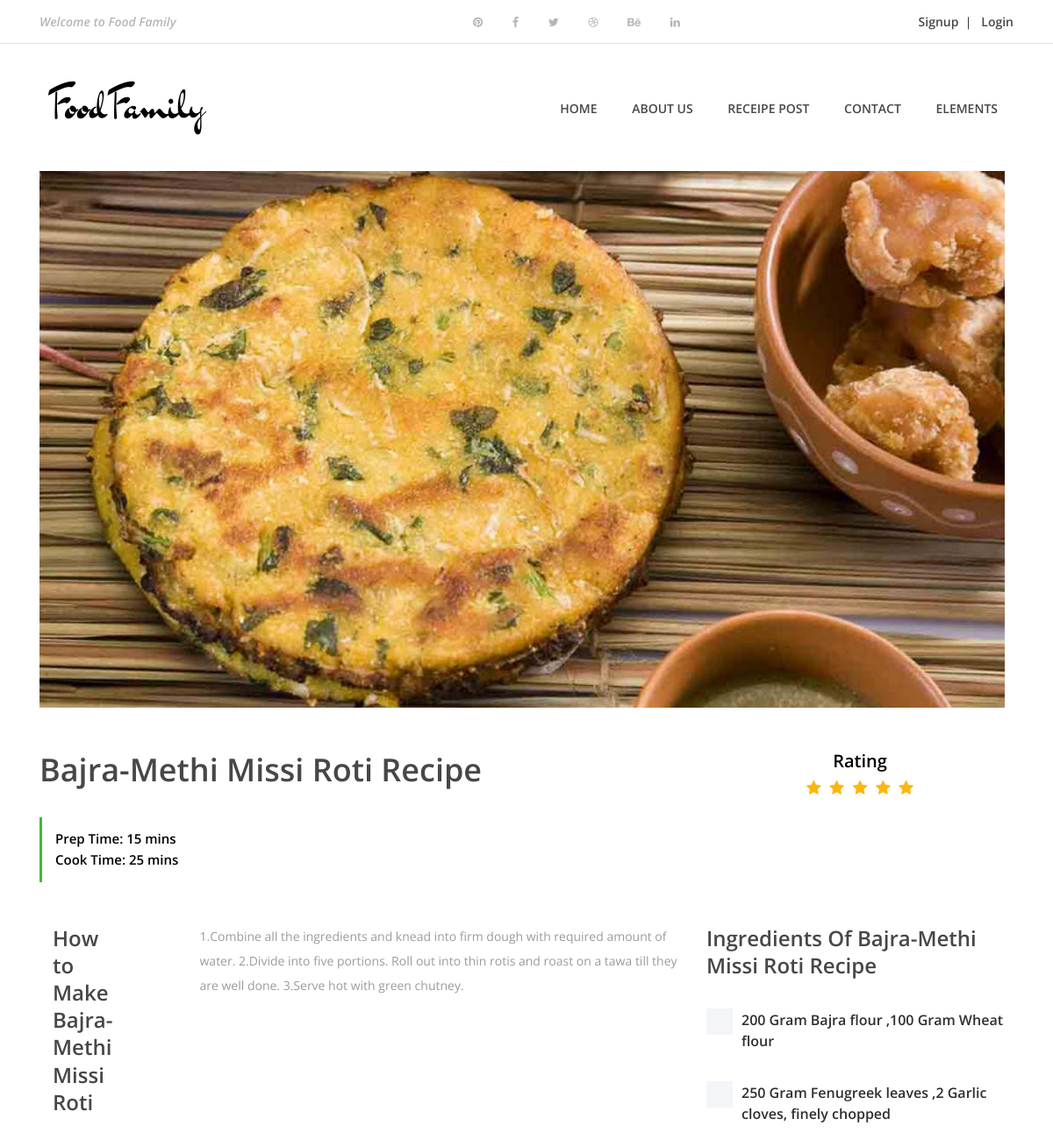
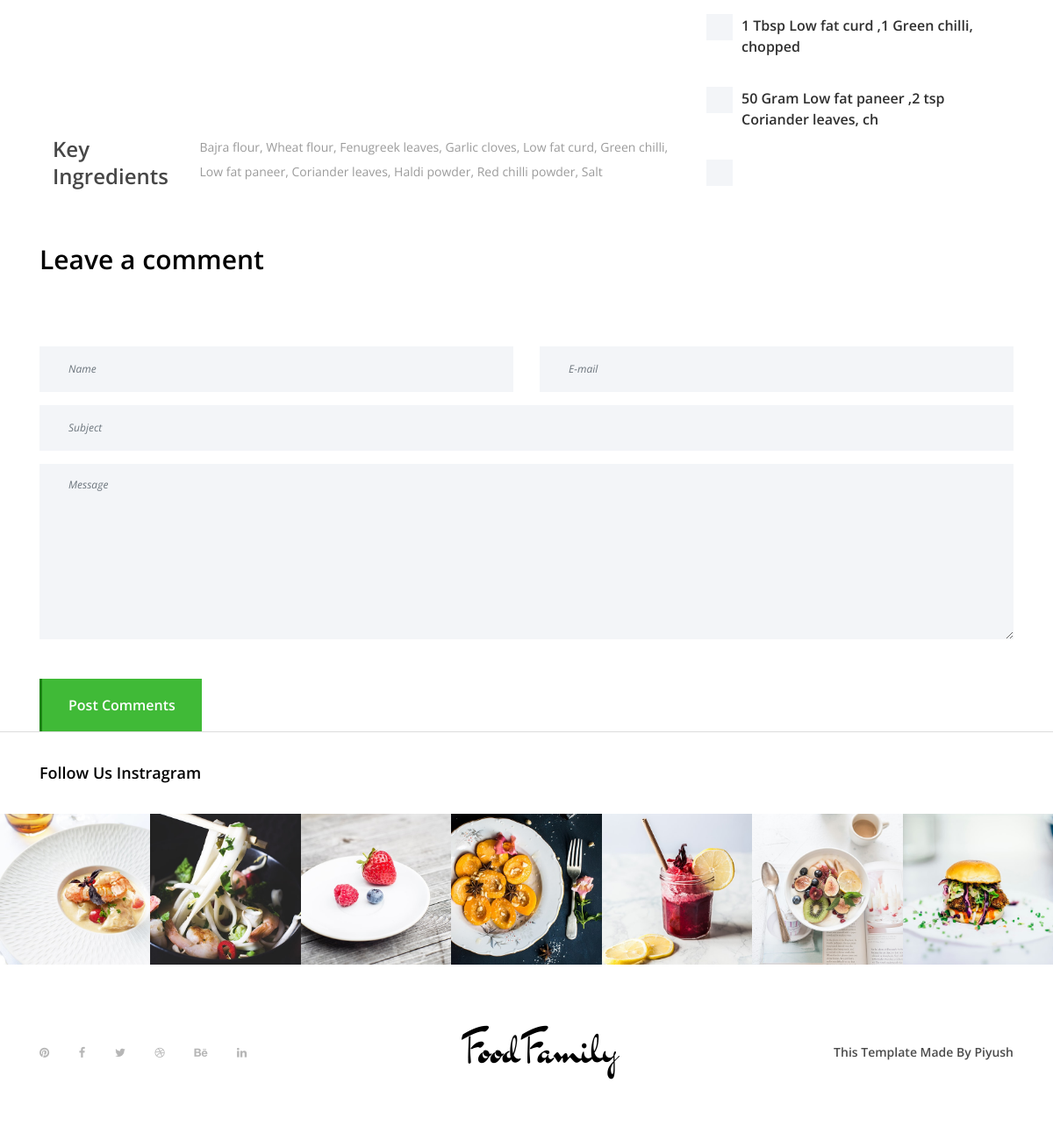
Page /Recipes/receipe-post/1/ on the committed database (2 pictures, top to bottom).
### Recipes/models.py (models this page shows)
class recipes(models.Model):
    Date= models.CharField(max_length=40)
    Recipe_name= models.CharField(max_length=200)
    Recipe_image = models.ImageField(upload_to='media',null=True,blank=True)
    content_image = models.ImageField(upload_to='media',null=True,blank=True)
    Prep_time = models.CharField(max_length=40,default=1)
    Cook_time = models.CharField(max_length=40,default=1)
    Heading_first = models.CharField(max_length=100,default=1,blank=True)
    content_first = models.TextField(max_length=300,default=1,blank=True)
    Heading_second = models.CharField(max_length=100,default=1,blank=True)
    content_second = models.TextField(max_length=300,default=1,blank=True)
    Heading_third = models.CharField(max_length=100,default=1,blank=True)
    content_third = models.TextField(max_length=300,default=1,blank=True)
    Key_Ingredients = models.TextField(max_length=300,default=1,blank=True)
    Ingredients_content_one = models.TextField(max_length=200,default=1,blank=True)
    Ingredients_content_two = models.TextField(max_length=200,default=1,blank=True)
    Ingredients_content_three = models.TextField(max_length=200,default=1,blank=True)
    Ingredients_content_four = models.TextField(max_length=200,default=1,blank=True)
    Ingredients_content_five = models.TextField(max_length=200,default=1,blank=True)

### Recipes/views.py (the view)
# urls.py: path('receipe-post/<int:receipepost_id>/',views.details,name='details'),
def details(request,receipepost_id):
	details_page = get_object_or_404(recipes,pk=receipepost_id)
	return render(request,'details.html',{'detail':details_page})

### Recipes/Templates/details.html (shortened to what this page needs)
 <!DOCTYPE html>
<html lang="en">
<head>
    {% load staticfiles %}
    {% load staticfiles %}
<link rel='stylesheet' href="{% static 'style.css' %}">
</head>
<body>
    <header class="header-area">
        <div class="top-header-area">
            <div class="container h-100">
                <div class="row h-100 align-items-center justify-content-between">
                    <div class="col-12 col-sm-4">
                        <div class="breaking-news">
                            <div id="breakingNewsTicker" class="ticker">
                                <ul>
                                    <li><a href="#">Welcome to Food Family</a></li>
                                </ul>
                            </div>
                        </div>
                    </div>
                    <div class="col-12 col-sm-4">
                        <div class="top-social-info text-right">
                            <a href="#"><i class="fa fa-pinterest" aria-hidden="true"></i></a>
                            <a href="#"><i class="fa fa-facebook" aria-hidden="true"></i></a>
                            <a href="#"><i class="fa fa-twitter" aria-hidden="true"></i></a>
                            <a href="#"><i class="fa fa-dribbble" aria-hidden="true"></i></a>
                            <a href="#"><i class="fa fa-behance" aria-hidden="true"></i></a>
                            <a href="#"><i class="fa fa-linkedin" aria-hidden="true"></i></a>
                        </div>
                    </div>
                    <div class="col-12 col-sm-4 pull-right" style="text-align: right;">
                        <ul style="display: inline;">
                        {% if user.is_authenticated %}
                            <li><h6 style="margin-top: 3px">Welcome,&nbsp{{user.first_name}}</h6>&nbsp
                            <a href="{% url 'logout' %}">Logout</a></li>
                        {% else %}
                         <li><a href="{% url 'signup' %}">Signup</a><span>&nbsp&nbsp|&nbsp&nbsp&nbsp</span><a href="{% url 'login' %}">Login</a></li>
                         {% endif %}
                         </ul>
                    </div>
                </div>
            </div>
        </div>
        <div class="FoodFamily-main-menu">
            <div class="classy-nav-container breakpoint-off">
                <div class="container">
                    <nav class="classy-navbar justify-content-between" id="FoodFamilyNav">
                        <a class="nav-brand" href="{% url 'index' %}"><img src="{% static 'img/core-img/logo1.png'%}" alt=""></a>
                        <div class="classy-menu">
                            <div class="classynav">
                                <ul>
                                            <li><a href="{% url 'index' %}">Home</a></li>
                                            <li><a href="{% url 'aboutus' %}">About Us</a></li>
                                            <li><a href="{% url 'recipepost' %}">Receipe Post</a></li>
                                            <li><a href="{% url 'contact' %}">Contact</a></li>
                                            <li><a href="{% url 'elements' %}">Elements</a></li>
                                </ul>
                        </div>
                    </nav>
                </div>
            </div>
        </div>
    </header>
        <div class="container">
            <div class="row">
                <div class="col-12">
                        <img style="width:1100px;" src="{{detail.Recipe_image.url }}" alt="">
                     </div>
                </div>
            </div>
        <div class="receipe-content-area">
            <div class="container">
                <div class="row">
                    <div class="col-12 col-md-8">
                        <div class="receipe-headline my-5">
                            <h2>{{detail.Recipe_name}}</h2>
                            <div class="receipe-duration">
                                <h6>Prep Time: {{detail.Prep_time}}</h6>
                                <h6>Cook Time: {{detail.Cook_time}}</h6>
                            </div>
                        </div>
                    </div>
                    <div class="col-12 col-md-4">
                        <div class="receipe-ratings text-right my-5">
                            <center><h5>Rating</h5></center>
                            <center><div class="ratings">
                                <i class="fa fa-star" aria-hidden="true"></i>
                                <i class="fa fa-star" aria-hidden="true"></i>
                                <i class="fa fa-star" aria-hidden="true"></i>
                                <i class="fa fa-star" aria-hidden="true"></i>
                                <i class="fa fa-star" aria-hidden="true"></i>
                            </div></center>
                        </div>
                    </div>
                </div>
                <div class="row">
                    <div class="col-12 col-lg-8">
                        <div class="single-preparation-step d-flex">
                            <div class="col-lg-3"><h4>{{detail.Heading_first}}</h4></div>
                            <p>{{detail.content_first}}</p>
                        </div>
                        <div class="single-preparation-step d-flex">
                            <div class="col-lg-3"><h4>{{detail.Heading_second}}</h4></div>
                        </div>
                        <div class="single-preparation-step d-flex">
                            <div class="col-lg-3"><h4>{{detail.Heading_third}}</h4></div>
                        </div>
                    <div class="single-preparation-step d-flex">
                            <div class="col-lg-3"><h4>Key Ingredients</h4></div>
                            <p>{{detail.Key_Ingredients}}</p>
                        </div>
                    </div>
                    <div class="col-12 col-lg-4">
                        <div class="ingredients">
                            <h4>Ingredients Of {{detail.Recipe_name}}</h4>
                            <div class="custom-control custom-checkbox">
                                <label class="custom-control-label" for="customCheck1">{{detail.Ingredients_content_one}}</label>
                            </div>
                            <div class="custom-control custom-checkbox">
                                <label class="custom-control-label" for="customCheck2">{{detail.Ingredients_content_two}}</label>
                            </div>
                            <div class="custom-control custom-checkbox">
                                <label class="custom-control-label" for="customCheck3">{{detail.Ingredients_content_three}}</label>
                            </div>
                            <div class="custom-control custom-checkbox">
                                <label class="custom-control-label" for="customCheck4">{{detail.Ingredients_content_four}}</label>
                            </div>
                            <div class="custom-control custom-checkbox">
                            </div>
                        </div>
                    </div>
                </div>
                <div class="row">
                    <div class="col-12">
                        <div class="section-heading text-left">
                            <h3>Leave a comment</h3>
                        </div>
                    </div>
                </div>
                <div class="row">
                    <div class="col-12">
                        <div class="contact-form-area">
                            <form action="#" method="post">
                                <div class="row">
                                    <div class="col-12 col-lg-6">
                                        <input type="text" class="form-control" id="name" placeholder="Name">
                                    </div>
                                    <div class="col-12 col-lg-6">
                                        <input type="email" class="form-control" id="email" placeholder="E-mail">
                                    </div>
                                    <div class="col-12">
                                        <input type="text" class="form-control" id="subject" placeholder="Subject">
                                    </div>
                                    <div class="col-12">
                                        <textarea name="message" class="form-control" id="message" cols="30" rows="10" placeholder="Message"></textarea>
                                    </div>
                                    <div class="col-12">
                                        <button class="btn FoodFamily-btn mt-30" type="submit">Post Comments</button>
                                    </div>
                                </div>
                            </form>
                        </div>
                    </div>
                </div>
            </div>
        </div>
    <div class="follow-us-instagram">
        <div class="container">
            <div class="row">
                <div class="col-12">
                    <h5>Follow Us Instragram</h5>
                </div>
            </div>
        </div>
        <div class="insta-feeds d-flex flex-wrap">
            <div class="single-insta-feeds">
                <img src="{% static 'img/bg-img/insta1.jpg'%}" alt="">
            </div>
            <div class="single-insta-feeds">
                <img src="{% static 'img/bg-img/insta2.jpg'%}" alt="">
            </div>
            <div class="single-insta-feeds">
                <img src="{% static 'img/bg-img/insta3.jpg'%}" alt="">
            </div>
            <div class="single-insta-feeds">
                <img src="{% static 'img/bg-img/insta4.jpg'%}" alt="">
            </div>
            <div class="single-insta-feeds">
                <img src="{% static 'img/bg-img/insta5.jpg'%}" alt="">
            </div>
            <div class="single-insta-feeds">
                <img src="{% static 'img/bg-img/insta6.jpg'%}" alt="">
            </div>
            <div class="single-insta-feeds">
                <img src="{% static 'img/bg-img/insta7.jpg'%}" alt="">
            </div>
        </div>
    </div>
    <footer class="footer-area">
        <div class="container h-100">
            <div class="row h-100">
                <div class="col-12 h-100 d-flex flex-wrap align-items-center justify-content-between">
                    <div class="footer-social-info text-right">
                        <a href="#"><i class="fa fa-pinterest" aria-hidden="true"></i></a>
                        <a href="#"><i class="fa fa-facebook" aria-hidden="true"></i></a>
                        <a href="#"><i class="fa fa-twitter" aria-hidden="true"></i></a>
                        <a href="#"><i class="fa fa-dribbble" aria-hidden="true"></i></a>
                        <a href="#"><i class="fa fa-behance" aria-hidden="true"></i></a>
                        <a href="#"><i class="fa fa-linkedin" aria-hidden="true"></i></a>
                    </div>
                    <div class="footer-logo1">
                        <a href="{% url 'index' %}"><img src="{% static 'img/core-img/logo1.png' %}" alt=""></a>
                    </div>
                    <p>This Template Made By Piyush</p>
            </div>
        </div>
    </footer>
    {% load staticfiles %}
    {% load staticfiles %}
    {% load staticfiles %}
    {% load staticfiles %}
    {% load staticfiles %}
</body>
</html>

### rows in the picture
recipes: Recipe_image (picture), Recipe_name "Bajra-Methi Missi Roti Recipe", Prep_time "15 mins", Cook_time "25 mins", Heading_first "How to Make Bajra-Methi Missi Roti", content_first "1.Combine all the ingredients and knead into firm dough with required amount of water. 2.Divide into five portions. Roll out into thin rotis and roast on a tawa till they are well done. 3.Serve hot with green chutney.", Key_Ingredients "Bajra flour, Wheat flour, Fenugreek leaves, Garlic cloves, Low fat curd, Green chilli, Low fat paneer, Coriander leaves, Haldi powder, Red chilli powder, Salt", Ingredients_content_one "200 Gram Bajra flour ,100 Gram Wheat flour", Ingredients_content_two "250 Gram Fenugreek leaves ,2 Garlic cloves, finely chopped", Ingredients_content_three "1 Tbsp Low fat curd ,1 Green chilli, chopped", Ingredients_content_four "50 Gram Low fat paneer ,2 tsp Coriander leaves, ch"
